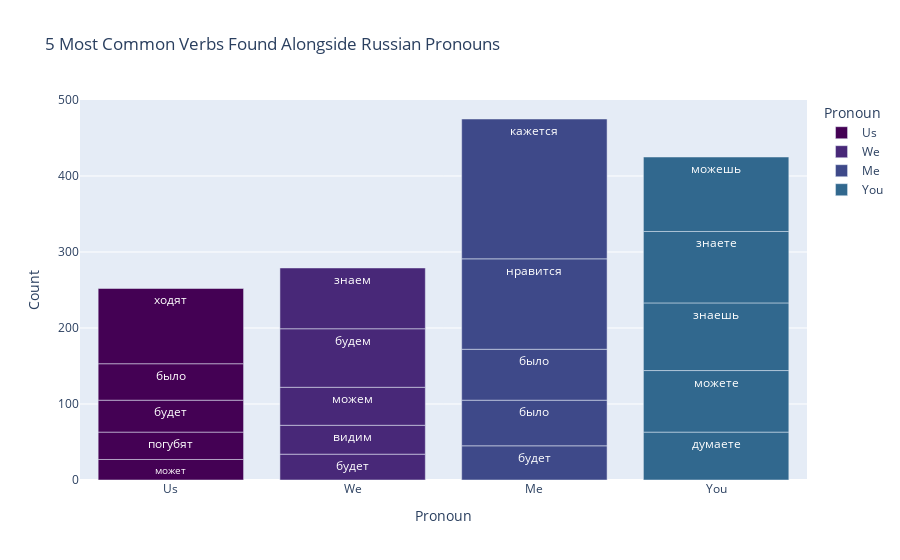

Notebook cell for this chart:
### Code cell
import plotly.express as px
import pandas as pd

# Function which creates a dataframe containing
# the verb tuple and associated pronoun. 
def dataframer(verb_tuple, pnoun):
    data = {}
    counter = []
    verbs = []

    for i in verb_tuple:
        j, k = i
        verbs.append(j)
        counter.append(k)

    for pronoun in range(len(verbs)):
        data["Pronoun"] = pnoun
        data["Verb"] = verbs
        data["Count"] = counter

    df_new = pd.DataFrame(data=data)
    return df_new

df = pd.DataFrame(columns=["Pronoun", "Verb", "Count"])

you_df = dataframer(verbs_You[-5:], "You")
me_df = dataframer(verbs_Me[-5:], "Me")
us_df = dataframer(verbs_Us[-5:], "Us")
we_df = dataframer(verbs_We[-5:], "We")
they_df = dataframer(verbs_They[-5:], "They")

new = df.append(you_df)
new = new.append(me_df)
new = new.append(us_df)
new = new.append(we_df)
new = new.append(they_df)

new = new.sort_values(by=['Count'], ascending=True)

fig = px.bar(new, x="Pronoun", y="Count", color="Pronoun", title="5 Most Common Verbs Found Alongside Russian Pronouns", text=new['Verb'], color_discrete_sequence=px.colors.sequential.Viridis)
fig.update_layout(hovermode="closest")
fig.show()

### Figure 1 — Plotly figure (JSON) as saved in the notebook; plotly's stock layout.template omitted (floating-point values rounded to 4 significant figures)
{"data": [{"alignmentgroup": "True", "hovertemplate": "Pronoun=%{x}<br>Count=%{y}<br>Verb=%{text}<extra></extra>", "legendgroup": "Us", "marker": {"color": "#440154", "pattern": {"shape": ""}}, "name": "Us", "offsetgroup": "Us", "orientation": "v", "showlegend": true, "text": ["может", "погубят", "будет", "было", "ходят"], "textposition": "auto", "type": "bar", "x": ["Us", "Us", "Us", "Us", "Us"], "xaxis": "x", "y": [27, 36, 42, 48, 99], "yaxis": "y"}, {"alignmentgroup": "True", "hovertemplate": "Pronoun=%{x}<br>Count=%{y}<br>Verb=%{text}<extra></extra>", "legendgroup": "We", "marker": {"color": "#482878", "pattern": {"shape": ""}}, "name": "We", "offsetgroup": "We", "orientation": "v", "showlegend": true, "text": ["будет", "видим", "можем", "будем", "знаем"], "textposition": "auto", "type": "bar", "x": ["We", "We", "We", "We", "We"], "xaxis": "x", "y": [34, 38, 50, 77, 80], "yaxis": "y"}, {"alignmentgroup": "True", "hovertemplate": "Pronoun=%{x}<br>Count=%{y}<br>Verb=%{text}<extra></extra>", "legendgroup": "Me", "marker": {"color": "#3e4989", "pattern": {"shape": ""}}, "name": "Me", "offsetgroup": "Me", "orientation": "v", "showlegend": true, "text": ["будет", "было", "было", "нравится", "кажется"], "textposition": "auto", "type": "bar", "x": ["Me", "Me", "Me", "Me", "Me"], "xaxis": "x", "y": [45, 60, 67, 119, 184], "yaxis": "y"}, {"alignmentgroup": "True", "hovertemplate": "Pronoun=%{x}<br>Count=%{y}<br>Verb=%{text}<extra></extra>", "legendgroup": "You", "marker": {"color": "#31688e", "pattern": {"shape": ""}}, "name": "You", "offsetgroup": "You", "orientation": "v", "showlegend": true, "text": ["думаете", "можете", "знаешь", "знаете", "можешь"], "textposition": "auto", "type": "bar", "x": ["You", "You", "You", "You", "You"], "xaxis": "x", "y": [63, 81, 89, 94, 98], "yaxis": "y"}], "layout": {"barmode": "relative", "hovermode": "closest", "legend": {"title": {"text": "Pronoun"}, "tracegroupgap": 0}, "title": {"text": "5 Most Common Verbs Found Alongside Russian Pronouns"}, "xaxis": {"anchor": "y", "categoryarray": ["Us", "We", "Me", "You"], "categoryorder": "array", "domain": [0, 1], "title": {"text": "Pronoun"}}, "yaxis": {"anchor": "x", "domain": [0, 1], "title": {"text": "Count"}}}}
